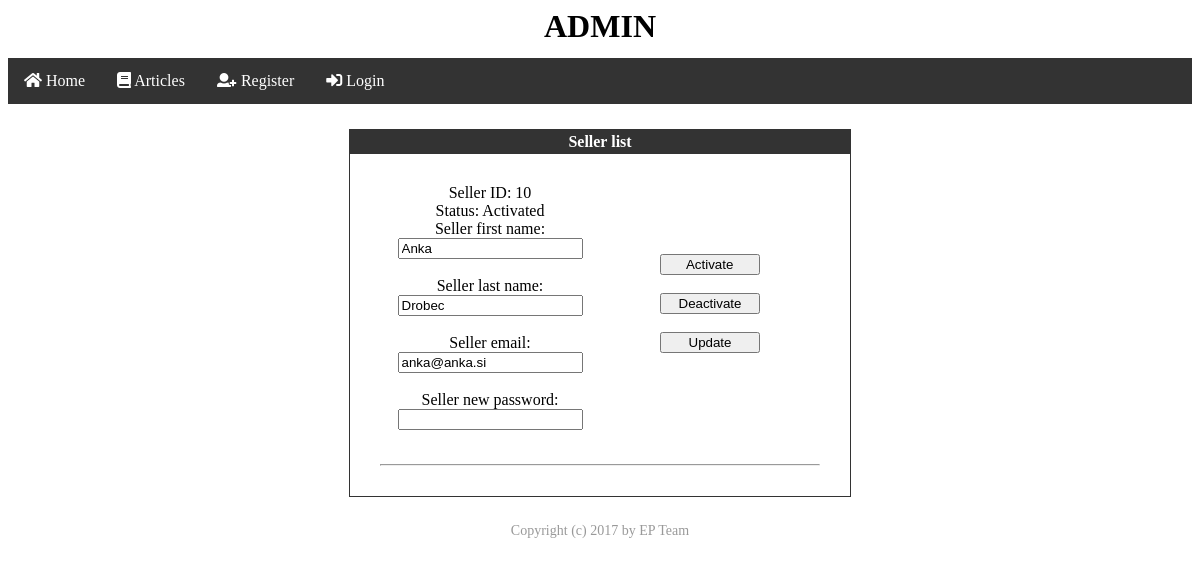
Page /verzija1/seller_list.php on the committed database.
### tables this page shows
CREATE TABLE `users` (
  `id` int(11) NOT NULL AUTO_INCREMENT,
  `first_name` varchar(45) DEFAULT NULL,
  `last_name` varchar(45) DEFAULT NULL,
  `street_address` varchar(45) DEFAULT NULL,
  `city` varchar(45) DEFAULT NULL,
  `postal_code` varchar(45) DEFAULT NULL,
  `country` varchar(45) DEFAULT NULL,
  `phone_number` varchar(45) DEFAULT NULL,
  `email` varchar(45) DEFAULT NULL,
  `password` varchar(45) DEFAULT NULL,
  `role_id` int(11) DEFAULT '1',
  `active` varchar(45) DEFAULT '1',
  PRIMARY KEY (`id`)
);

### verzija1/database/DB_Engine.php (called while the page is built, shortened)
<?php
$host = "localhost";
$user = "root";
$password = "";
$schema = "spletna_trgovina";
$config = "mysql:host=" . $host
        . ";dbname=" . $schema;
$options = array(
    PDO::ATTR_ERRMODE => PDO::ERRMODE_EXCEPTION,
    PDO::ATTR_DEFAULT_FETCH_MODE => PDO::FETCH_ASSOC,
    PDO::ATTR_PERSISTENT => true,
    PDO::MYSQL_ATTR_INIT_COMMAND => 'SET NAMES utf8'
);
$db = new PDO($config, $user, $password, $options);
function fetchRows($query){
    global $db;
    return $db->query($query);
}
?>

### verzija1/seller_list.php (the view, shortened to what this page needs)
<?php
include 'database/DB_Engine.php';
?>
<html>
<?php include 'templates/template_head.php'; ?>
<body>
<div class="title" id="title" style="height: 50px; text-align: center"><h1>ADMIN</h1></div>
        <?php        include 'templates/template_navigation_bar.php'; ?>
<div class="context" id="context">
    <div class="seller_list" id="seller_list" align = "center">
        <div style = "width:500px; border: solid 1px #333333; margin: 25px; " align = "center">
            <div style = "background-color:#333333; color:#FFFFFF; padding:3px;"><b>Seller list</b></div>
            <div style = "margin:30px">
                <?php
                       $rez = fetchRows("SELECT id, first_name, last_name, email, active FROM users WHERE role_id = 2");
                ?>
                <?php foreach($rez as $row){ ?>
                <form action = "" method = "post">
                    <div class="row">
                        <div class="column">
                            <label>Seller ID: <?php echo $row['id']; ?></label><br/>
                            <label>Status:
                            <?php if($row['active']){
                                echo "Activated";
                            }else{
                                echo "Deactivated";
                            } ?>
                            </label><br/>
                            <label>Seller first name:</label><br/>
                            <input type = "text" name = "first" class = "box" value="<?php echo $row['first_name'] ?>"/><br/><br/>
                            <label>Seller last name:</label><br/>
                            <input type = "text" name = "last" class = "box" value="<?php echo $row['last_name'] ?>"/><br/><br/>
                            <label>Seller email:</label><br/>
                            <input type = "text" name = "email" class = "box" value="<?php echo $row['email'] ?>" /><br/><br/>
                            <label>Seller new password:</label><br/>
                            <input type = "password" name = "new_password" class = "box" /><br/><br/>
                        </div>
                        <div class="column" style="margin-top: 70px;">
                            <input type = "submit" name="activate"    value = " Activate "    style="display: block; width: 100px;"/><br/>
                            <input type = "submit" name="deactivate"  value = " Deactivate "  style="display: block; width: 100px;"/><br/>
                            <input type = "submit" name="update"      value = " Update "      style="display: block; width: 100px;"/><br/>
                        </div>
                    </div>
                </form>
                <hr>
                <?php } ?>
            </div>
        </div>
    </div>
</div>
 <?php include 'templates/template_footer.php'; ?>
</body>
</html>

### verzija1/css/styles.css (style rules this page uses)
body { min-width:600px; }
.column { float: left; width: 50%; }
.row:after { content: ""; display: table; clear: both; }

### rows in the picture
users: id "10", active "Activated", first "Anka", last "Drobec", email "anka@anka.si"
